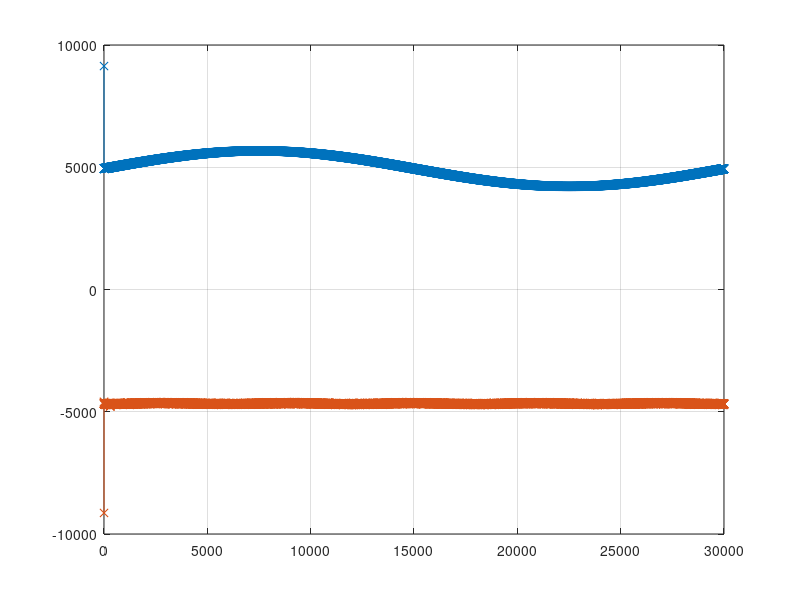

The MATLAB script that drew this image:
% Abre el archivo de texto para lectura
fid = fopen('test_1.dat', 'r');

% Ignora la primera l�nea
metadata= textscan(fgetl(fid), "Frecuencia_de_muestreo: %f Factor_de_sobremuestreo: %f Ciclos_de_promediacion: %f Divisor: %f");

K = metadata{2}; % Factor de sobremuestreo
N = metadata{3}; % Ciclos de promediacion
DIV = metadata{4};

fgetl(fid);

% Lee la segunda l�nea y separa los alores por comas
data = textscan(fgetl(fid), '%f', 'Delimiter', ',');

% Obtiene los valores de datos
values_chA = data{1}/(K*N/DIV);

% Ignora la primera l�nea
fgetl(fid);

% Lee la segunda l�nea y separa los valores por comas
data = textscan(fgetl(fid), '%f', 'Delimiter', ',');

% Obtiene los valores de datos
values_chB = data{1}/(K*N/DIV);

% Los escalo para verlos a los dos en la misma escala...
values_chB = max(abs(values_chA))/max(abs(values_chB)) * values_chB;


% Cierra el archivo
fclose(fid);

% Grafica los valores
figure;
plot(values_chA,'-x');hold on;plot(values_chB,'-x');
grid on;

% Los guarda:
%publicationPrint6(gcf,10,10*1.5,'Medidas con driver (N = 1)','png',10)

